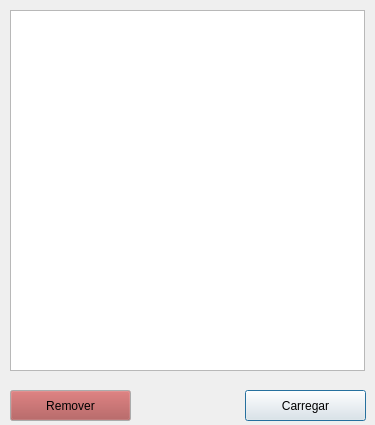
<?xml version="1.0" encoding="UTF-8"?>
<ui version="4.0">
 <class>listadesave</class>
 <widget class="QDialog" name="listadesave">
  <property name="geometry">
   <rect>
    <x>0</x>
    <y>0</y>
    <width>375</width>
    <height>425</height>
   </rect>
  </property>
  <property name="minimumSize">
   <size>
    <width>375</width>
    <height>425</height>
   </size>
  </property>
  <property name="maximumSize">
   <size>
    <width>375</width>
    <height>425</height>
   </size>
  </property>
  <property name="windowTitle">
   <string>Saves</string>
  </property>
  <widget class="QPushButton" name="pushButton">
   <property name="geometry">
    <rect>
     <x>245</x>
     <y>390</y>
     <width>121</width>
     <height>31</height>
    </rect>
   </property>
   <property name="text">
    <string>Carregar</string>
   </property>
  </widget>
  <widget class="QListWidget" name="listWidget">
   <property name="geometry">
    <rect>
     <x>10</x>
     <y>10</y>
     <width>355</width>
     <height>361</height>
    </rect>
   </property>
   <property name="font">
    <font>
     <pointsize>16</pointsize>
    </font>
   </property>
  </widget>
  <widget class="QPushButton" name="removerperso">
   <property name="geometry">
    <rect>
     <x>10</x>
     <y>390</y>
     <width>121</width>
     <height>31</height>
    </rect>
   </property>
   <property name="palette">
    <palette>
     <active>
      <colorrole role="Button">
       <brush brushstyle="SolidPattern">
        <color alpha="255">
         <red>168</red>
         <green>76</green>
         <blue>76</blue>
        </color>
       </brush>
      </colorrole>
     </active>
     <inactive>
      <colorrole role="Button">
       <brush brushstyle="SolidPattern">
        <color alpha="255">
         <red>168</red>
         <green>76</green>
         <blue>76</blue>
        </color>
       </brush>
      </colorrole>
     </inactive>
     <disabled>
      <colorrole role="Button">
       <brush brushstyle="SolidPattern">
        <color alpha="255">
         <red>168</red>
         <green>76</green>
         <blue>76</blue>
        </color>
       </brush>
      </colorrole>
     </disabled>
    </palette>
   </property>
   <property name="text">
    <string>Remover</string>
   </property>
  </widget>
 </widget>
 <resources/>
 <connections/>
</ui>
